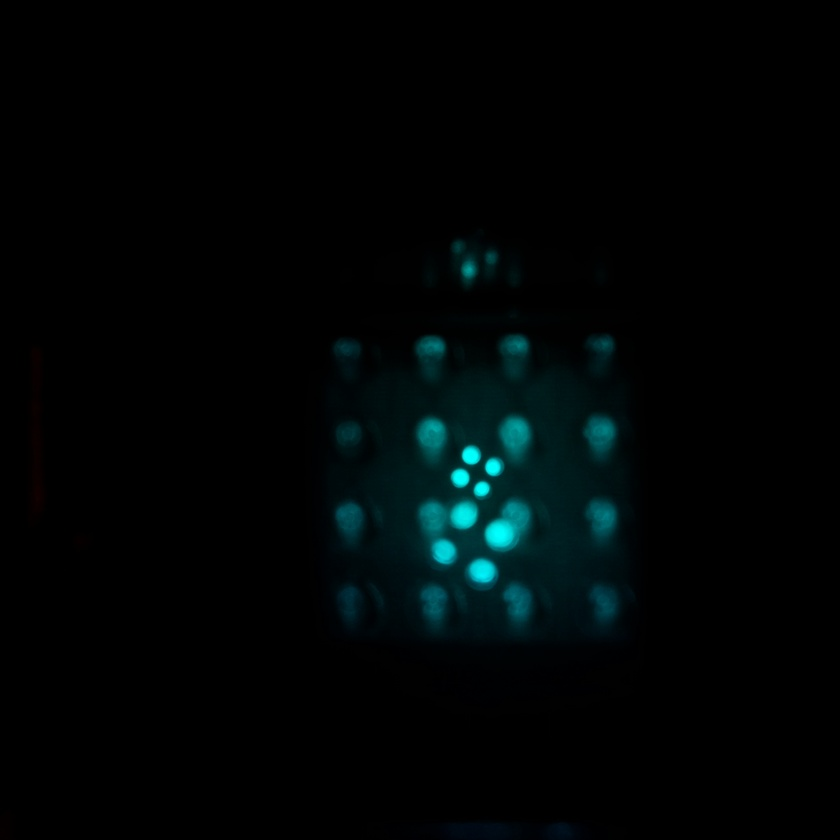
#> input picture grid_images/수동2_f_7.jpg, 840 x 840 px, shrunk from 2400 x 2400 before the run, found by its file name
$ jupyter execute grid_image_processing-Copy1.ipynb   (shell and % lines are left out)
#> lines starting #> are read from the running program, lines starting #| are printed output that depends on the picture; after the words box and inside, x2 and y2 are one past the last pixel; in counts of white or black regions, pixels touching at a corner belong together
[cell 1]
import pathlib
import xlsxwriter
import datetime
import time
from collections import OrderedDict
from skimage.filters import threshold_mean
from skimage.filters import threshold_otsu
from skimage.measure import regionprops, label
from skimage.morphology import closing, opening, disk
from skimage.segmentation import clear_border
from skimage.color import label2rgb
import numpy as np
import pandas as pd
from PIL import Image
import matplotlib.pyplot as plt
from matplotlib import patches

[cell 2]
# %matplotlib inline

[cell 3]
colors_li = [plt.cm.get_cmap('hsv', 30)(i) for i in range(30)]

[cell 4]
im_path = "F:\device\optics\grid_images\수동2_f_7.jpg"
im = np.array(Image.open(im_path))
#> im is the input picture: shape (840, 840, 3); mean R, G, B 0.2, 4.9, 5.3
plt.figure(figsize=(8,8))
plt.imshow(im)

[cell 5]
im_gray = im.sum(axis=2)
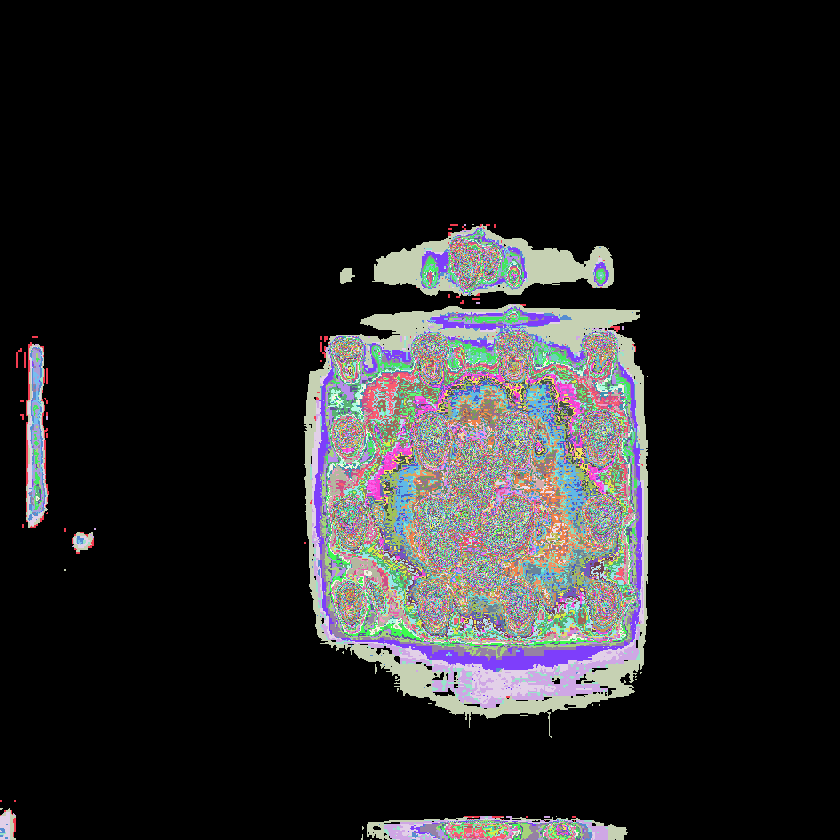
#> im_gray: shape (840, 840) uint64; 518 distinct labels, from 0 to 517; one colour per label, 0 black
cleared = clear_border(im_gray)
#> cleared: shape (840, 840) uint64; 518 distinct labels, from 0 to 517
# thresh = threshold_otsu(cleared)
thresh = threshold_mean(cleared)
#> thresh = 10.31
threshed_im = im_gray > thresh
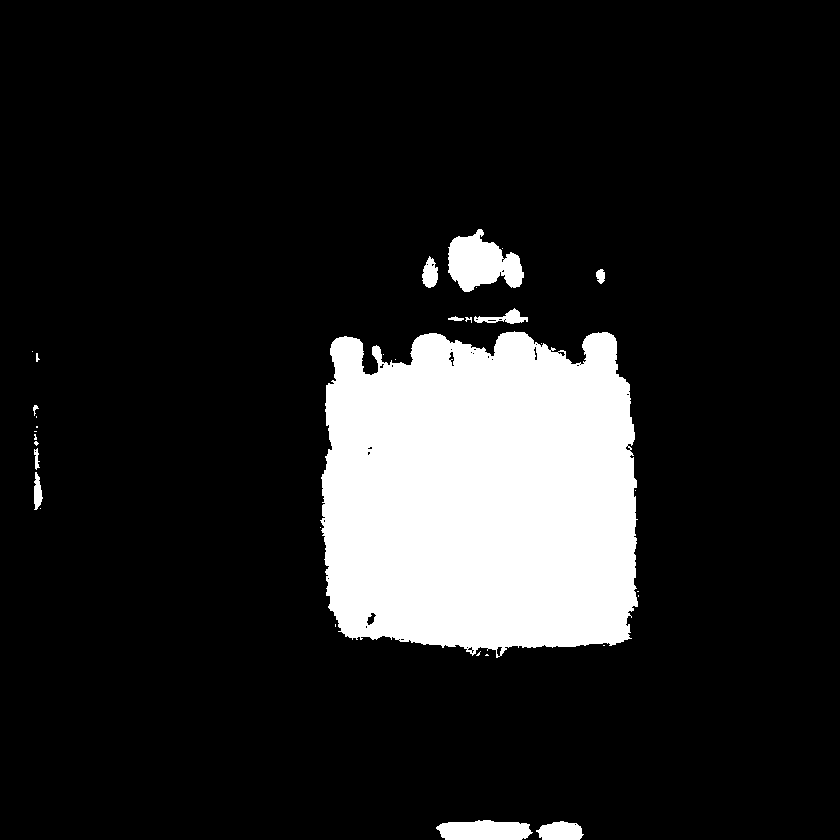
#> threshed_im: shape (840, 840) bool; 13.8% white; 33 white regions (20 under 20 px), largest, box (x1, y1, x2, y2) and area: (320, 331, 638, 658) 90720, (448, 229, 524, 292) 2983, (436, 820, 533, 840) 1611

[cell 6]
plt.imshow(threshed_im)

[cell 7]
im_labeled = label(threshed_im)
#> im_labeled: shape (840, 840) int32; 34 distinct labels, from 0 to 33
image_label_overlay = label2rgb(im_labeled, bg_label=0, colors=colors_li)
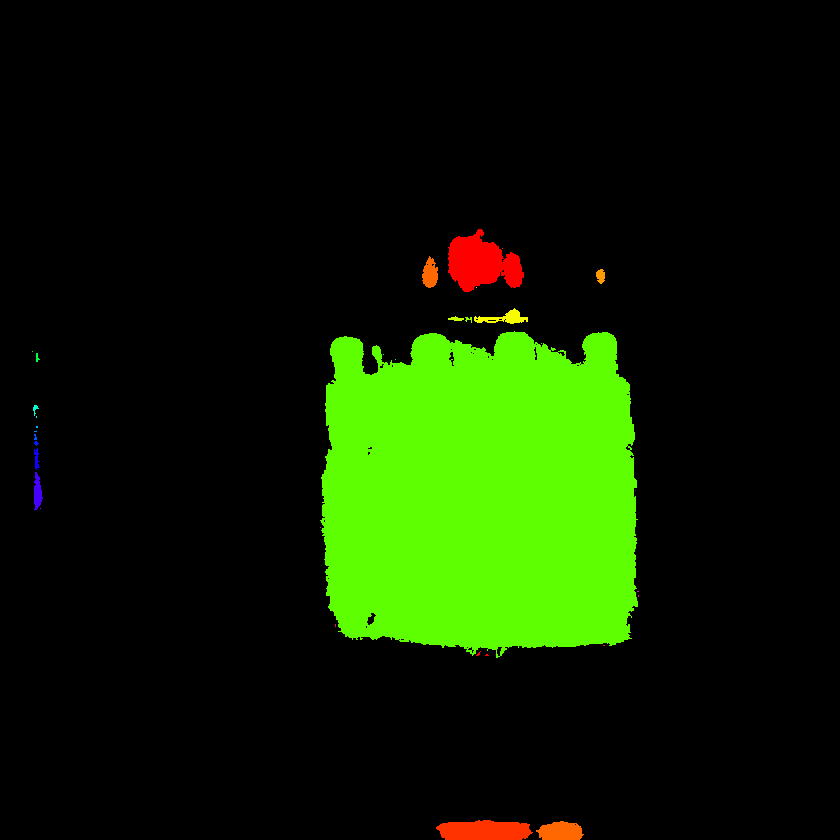
#> image_label_overlay: shape (840, 840, 3) float64; mean R, G, B 0.0565, 0.13, 0.000529
plt.imshow(image_label_overlay)

[cell 8]
region_dic = {}
for region in regionprops(im_labeled, intensity_image=im_gray):
    region_dic[region.area] = region
#> this loop made 33 passes
#> after the loop, region_dic = 21 items
areas_li = sorted(list(region_dic.keys()), reverse=True)
#> areas_li = [90720, 2983, 1611, 707, 369, 353, 223, 101, 73, 48, 29, 22, 21, 15, 13, 10, 6, 4, 3, 2, 1]

[cell 9]
region_well = region_dic[areas_li[0]]
minr, minc, maxr, maxc = region_well.bbox
#> minr = 331; minc = 320; maxr = 658; maxc = 638

[cell 10]
fig, ax = plt.subplots()
ax.imshow(im)
rect = patches.Rectangle((minc, minr), maxc-minc, maxr-minc, edgecolor='red', facecolor='none')
ax.add_patch(rect)

[cell 11]
fig, ax = plt.subplots()
ax.imshow(im)
rect = patches.Rectangle((minc, minr-50), maxc-minc, maxr-minc, edgecolor='red', facecolor='none')
ax.add_patch(rect)

[cell 12]
row_name = list('ABCD')
col_name = range(1, 5)

[cell 13]
x_li = np.linspace(minc, maxc, 5, endpoint=True)
#> x_li = [320, 399.5, 479, 558.5, 638]
y_li = np.linspace(minr-50, maxr-50, 5, endpoint=True)
#> y_li = [281, 362.8, 444.5, 526.2, 608]
pts_li = [(x, y) for x in x_li for y in y_li]
grid = {}
for ind in range(19):
    i, j = divmod(ind, 5)
    if j == 4:
        continue
    top_left_pt = pts_li[ind]
    bottom_right_pt = pts_li[ind+6]
    well = row_name[j] + str(col_name[i])
    grid[well] = [top_left_pt[1], top_left_pt[0],
                  bottom_right_pt[1], bottom_right_pt[0]]

[cell 14]
fig, ax = plt.subplots()
ax.imshow(im)
rect = patches.Rectangle((minc, minr-50), maxc-minc, maxr-minc, edgecolor='red', facecolor='none')
ax.add_patch(rect)
for pts in grid.values():
    ax.scatter(pts[1], pts[0], c='g')
    ax.scatter(pts[3], pts[2], c='g')

[cell 15]
im_path = "F:\device\optics\grid_images\수동2_f_7_tube.jpg"
im = np.array(Image.open(im_path))
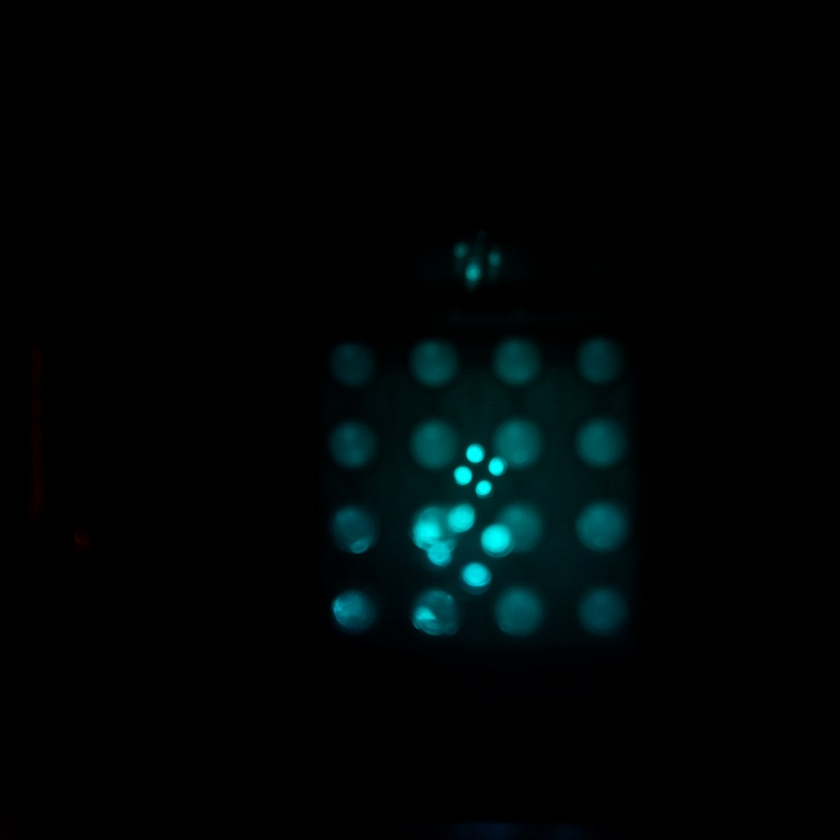
#> input picture grid_images/수동2_f_7_tube.jpg, 840 x 840 px, shrunk from 2400 x 2400 before the run, found by its file name
#> im is the input picture: shape (840, 840, 3); mean R, G, B 0.2, 5.5, 5.9
im_gray = im.sum(axis=2)
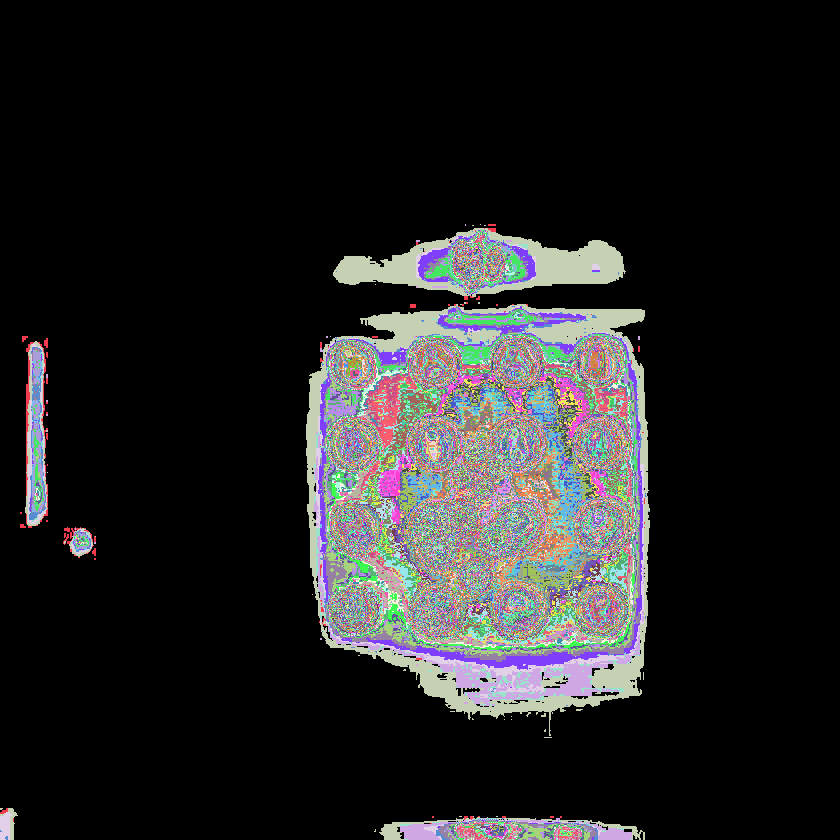
#> im_gray: shape (840, 840) uint64; 518 distinct labels, from 0 to 518; one colour per label, 0 black
cleared = clear_border(im_gray)
#> cleared: shape (840, 840) uint64; 518 distinct labels, from 0 to 518
thresh = threshold_mean(cleared)
#> thresh = 11.58
threshed_im = im_gray > thresh
#> threshed_im: shape (840, 840) bool; 13.7% white; 51 white regions (43 under 20 px), largest, box (x1, y1, x2, y2) and area: (323, 334, 640, 652) 90686, (425, 230, 526, 293) 3133, (448, 821, 534, 840) 1281
im_labeled = label(threshed_im)
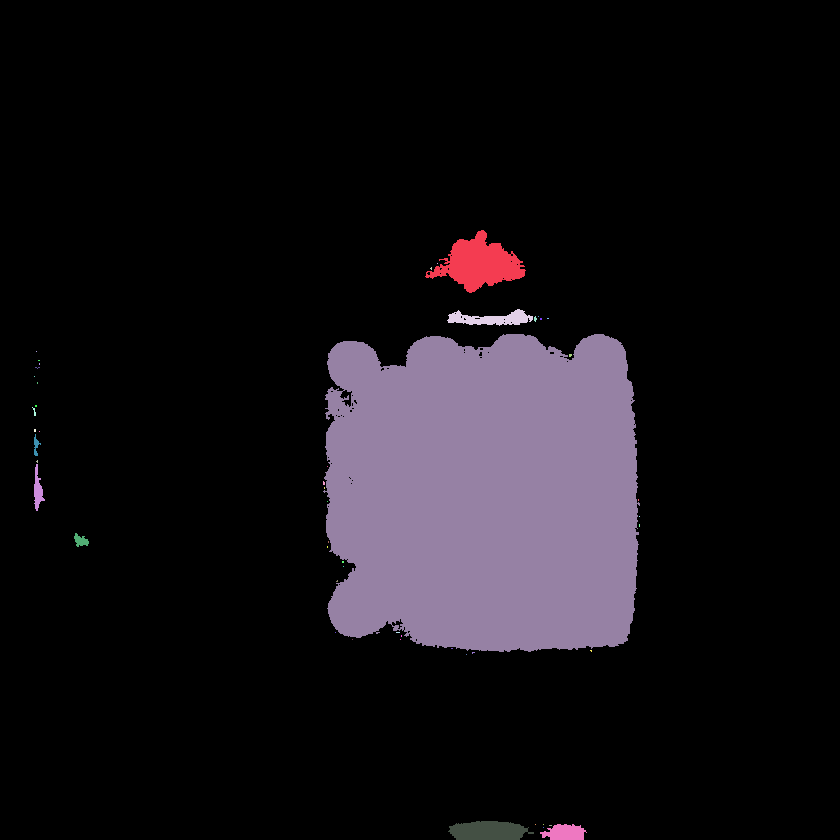
#> im_labeled: shape (840, 840) int32; 52 distinct labels, from 0 to 51; one colour per label, 0 black
region_dic = {}
for region in regionprops(im_labeled, intensity_image=im_gray):
    region_dic[region.area] = region
#> this loop made 51 passes
#> after the loop, region_dic = 18 items
areas_li = sorted(list(region_dic.keys()), reverse=True)
#> areas_li = [90686, 3133, 1281, 785, 550, 253, 124, 69, 15, 12, 8, 7, 6, 5, 4, 3, 2, 1]
region_well = region_dic[areas_li[0]]
minr, minc, maxr, maxc = region_well.bbox
#> minr = 334; minc = 323; maxr = 652; maxc = 640
x_li = np.linspace(minc-50, maxc+50, 5, endpoint=True)
#> x_li = [273, 377.2, 481.5, 585.8, 690]
y_li = np.linspace(minr-50, maxr, 5, endpoint=True)
pts_li = [(x, y) for x in x_li for y in y_li]
grid = {}
for ind in range(19):
    i, j = divmod(ind, 5)
    if j == 4:
        continue
    top_left_pt = pts_li[ind]
    bottom_right_pt = pts_li[ind+6]
    well = row_name[j] + str(col_name[i])
    grid[well] = [top_left_pt[1], top_left_pt[0],
                  bottom_right_pt[1], bottom_right_pt[0]]

[cell 16]
fig, ax = plt.subplots()
ax.imshow(im)
# rect = patches.Rectangle((minc-50, minr-50), maxc-minc+50, maxr-minc, edgecolor='red', facecolor='none')
# ax.add_patch(rect)
for pts in grid.values():
    ax.scatter(pts[1], pts[0], c='g')
    ax.scatter(pts[3], pts[2], c='g')
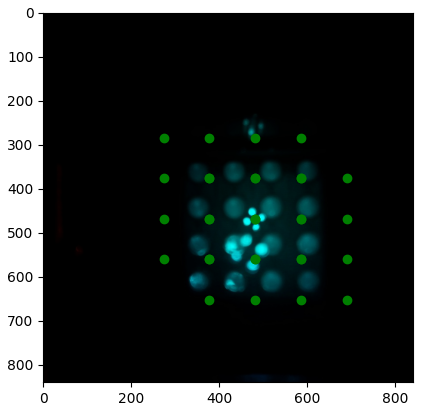
#> figure drawn by matplotlib, 1 panel
